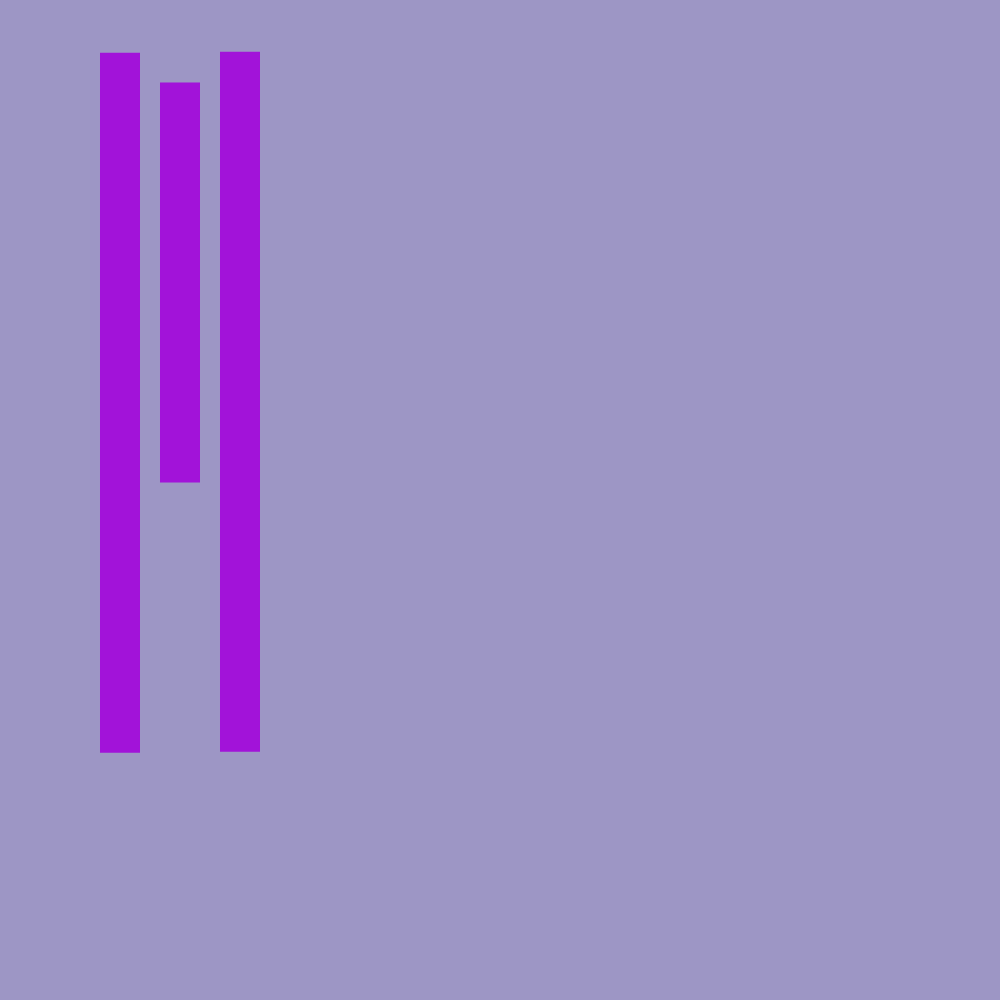
Frame 1 (no input)
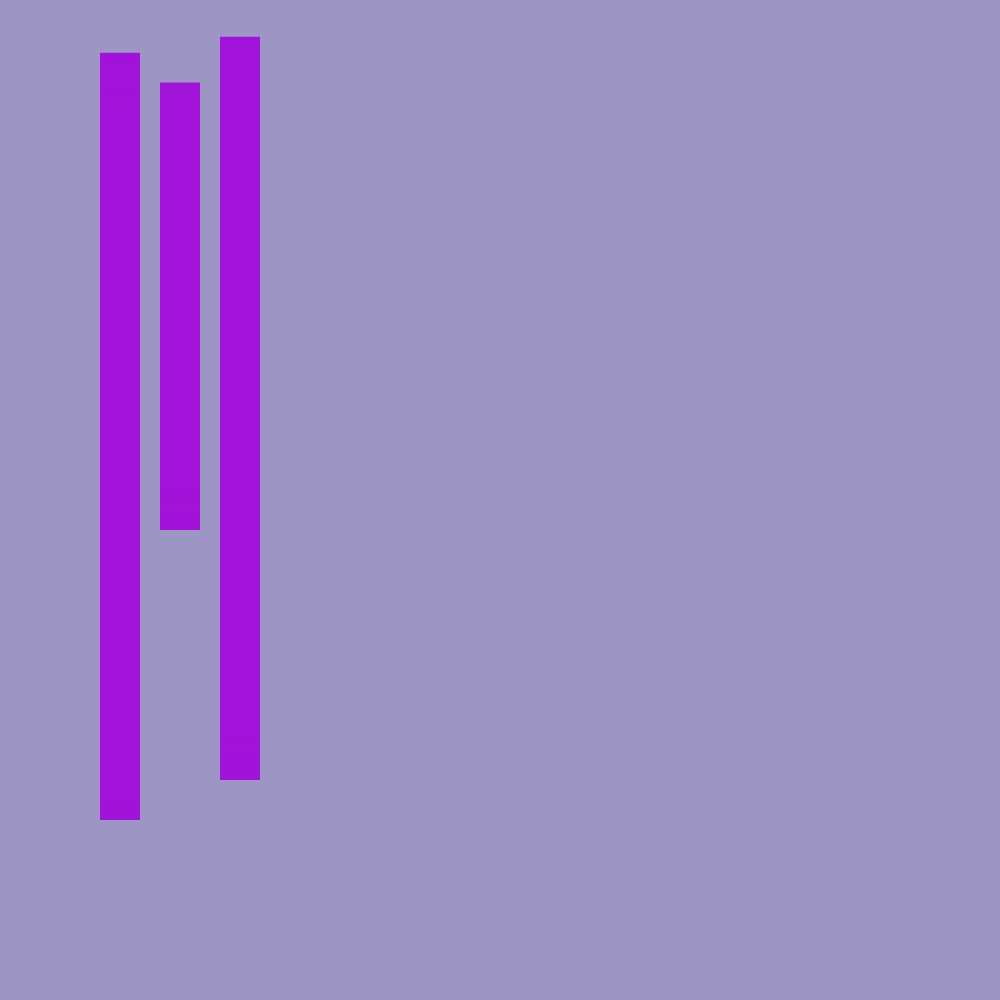
Frame 60 (no input)
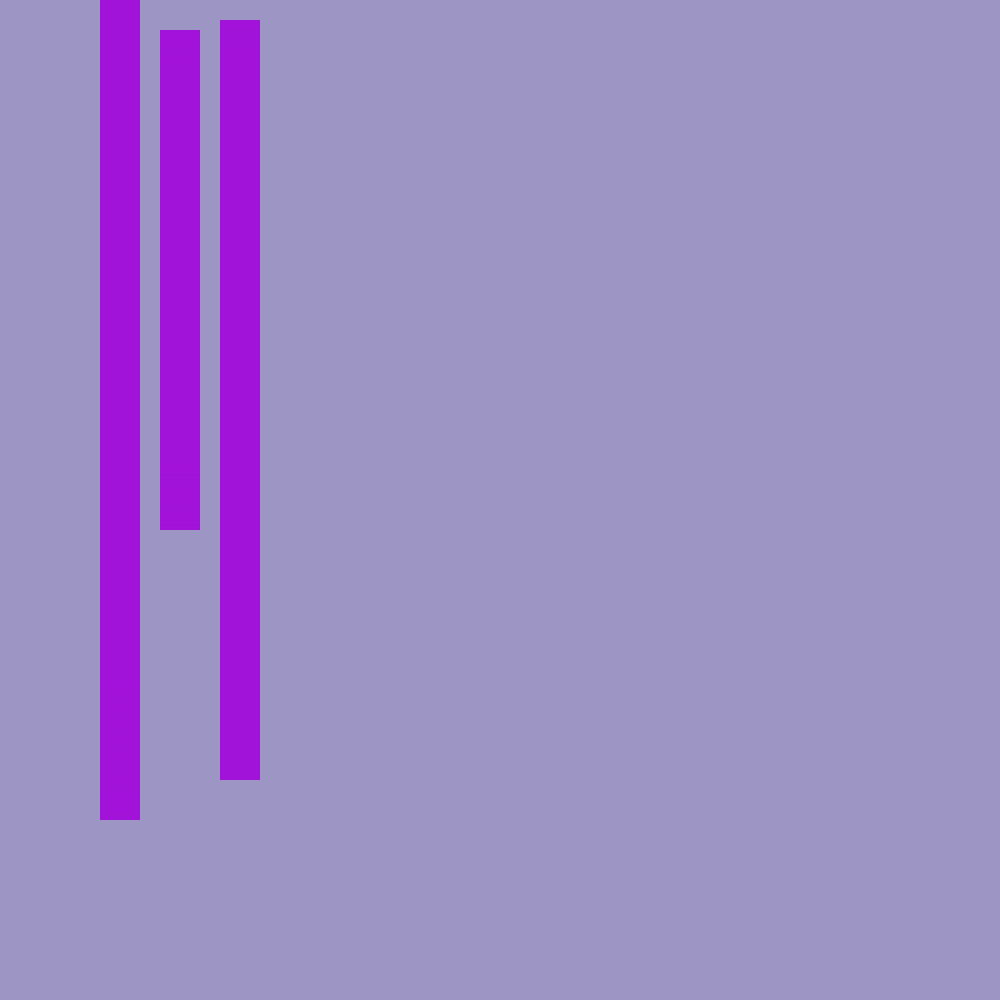
Frame 120 (the mouse pressed at the canvas centre since frame 60)

The p5.js sketch that drew these frames (run headless with seeded random() and noise() and a simulated clock; from frame 60 on, the mouse is pressed at the canvas centre):

// p5.js sketch
// ── sketch.js
function setup() {
    createCanvas(1000, 1000);
    background(157, 150, 197);
  }
  
  function draw() {
    fill(162, 19, 217);
    noStroke();
    
    rect(160, 80 + sin(frameCount * 0.05) * 50, 40, 400);
    rect(100, 50 + sin(frameCount * 0.04) * 70, 40, 700);
    rect(220, 50 + sin(frameCount * 0.06) * 30, 40, 700);
  }
